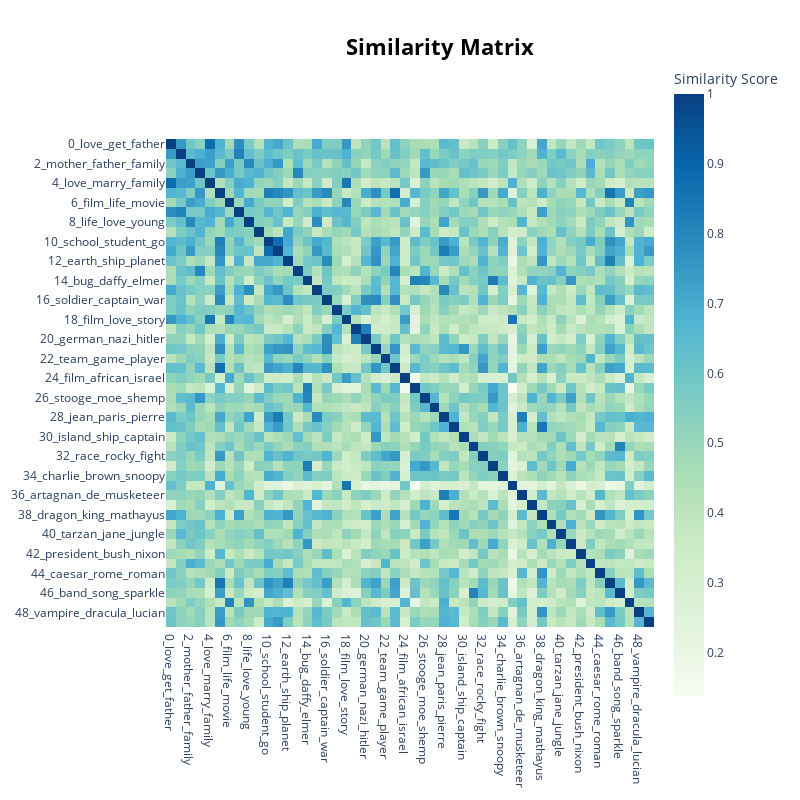

Source (notebook cell):
### Markdown cell above
Using the HDBSCAN model with a minimum cluster size of 50, we reduce the number of topicsfrom 225 to 50, which represents a more manageable number of topics. Now, can merge similar topics and drop non-informative topics.

### Code cell
topic_model.visualize_heatmap()

### Figure 1 — Plotly figure (JSON) as saved in the notebook; plotly's stock layout.template omitted (floating-point values rounded to 4 significant figures; data arrays with more than 128 entries replaced by an {"elided": "..."} marker saying what was removed)
{"data": [{"coloraxis": "coloraxis", "hovertemplate": "x: %{x}<br>y: %{y}<br>Similarity Score: %{z}<extra></extra>", "name": "0", "type": "heatmap", "x": ["0_love_get_father", "1_ho_su_master", "2_mother_father_family", "3_murder_police_prison", "4_love_marry_family", "5_police_kill_car", "6_film_life_movie", "7_kill_tokyo_find", "8_life_love_young", "9_earth_scientist_planet", "10_school_student_go", "11_tell_love_husband", "12_earth_ship_planet", "13_town_sheriff_indians", "14_bug_daffy_elmer", "15_juan_luis_pedro", "16_soldier_captain_war", "17_ivan_russian_soviet", "18_film_love_story", "19_nazi_german_war", "20_german_nazi_hitler", "21_ship_boat_pirate", "22_team_game_player", "23_town_man_horse", "24_film_african_israel", "25_tom_jerry_spike", "26_stooge_moe_shemp", "27_santa_christmas_claus", "28_jean_paris_pierre", "29_prince_king_arthur", "30_island_ship_captain", "31_band_rock_music", "32_race_rocky_fight", "33_donald_mickey_pluto", "34_charlie_brown_snoopy", "35_mithun_chakraborty_role", "36_artagnan_de_musketeer", "37_panther_pink_horse", "38_dragon_king_mathayus", "39_stan_ollie_hardy", "40_tarzan_jane_jungle", "41_betty_bimbo_boop", "42_president_bush_nixon", "43_college_sorority_school", "44_caesar_rome_roman", "45_zombie_alice_infect", "46_band_song_sparkle", "47_film_françois_art", "48_vampire_dracula_lucian", "49_harry_skip_lloyd"], "xaxis": "x", "y": ["0_love_get_father", "1_ho_su_master", "2_mother_father_family", "3_murder_police_prison", "4_love_marry_family", "5_police_kill_car", "6_film_life_movie", "7_kill_tokyo_find", "8_life_love_young", "9_earth_scientist_planet", "10_school_student_go", "11_tell_love_husband", "12_earth_ship_planet", "13_town_sheriff_indians", "14_bug_daffy_elmer", "15_juan_luis_pedro", "16_soldier_captain_war", "17_ivan_russian_soviet", "18_film_love_story", "19_nazi_german_war", "20_german_nazi_hitler", "21_ship_boat_pirate", "22_team_game_player", "23_town_man_horse", "24_film_african_israel", "25_tom_jerry_spike", "26_stooge_moe_shemp", "27_santa_christmas_claus", "28_jean_paris_pierre", "29_prince_king_arthur", "30_island_ship_captain", "31_band_rock_music", "32_race_rocky_fight", "33_donald_mickey_pluto", "34_charlie_brown_snoopy", "35_mithun_chakraborty_role", "36_artagnan_de_musketeer", "37_panther_pink_horse", "38_dragon_king_mathayus", "39_stan_ollie_hardy", "40_tarzan_jane_jungle", "41_betty_bimbo_boop", "42_president_bush_nixon", "43_college_sorority_school", "44_caesar_rome_roman", "45_zombie_alice_infect", "46_band_song_sparkle", "47_film_françois_art", "48_vampire_dracula_lucian", "49_harry_skip_lloyd"], "yaxis": "y", "z": {"elided": "50x50 float values"}}], "layout": {"coloraxis": {"colorbar": {"title": {"text": "Similarity Score"}}, "colorscale": [[0, "rgb(247,252,240)"], [0.125, "rgb(224,243,219)"], [0.25, "rgb(204,235,197)"], [0.375, "rgb(168,221,181)"], [0.5, "rgb(123,204,196)"], [0.625, "rgb(78,179,211)"], [0.75, "rgb(43,140,190)"], [0.875, "rgb(8,104,172)"], [1, "rgb(8,64,129)"]]}, "height": 800, "hoverlabel": {"bgcolor": "white", "font": {"family": "Rockwell", "size": 16}}, "legend": {"title": {"text": "Trend"}}, "margin": {"t": 60}, "showlegend": true, "title": {"font": {"color": "Black", "size": 22}, "text": "<b>Similarity Matrix</b>", "x": 0.55, "xanchor": "center", "y": 0.95, "yanchor": "top"}, "width": 800, "xaxis": {"anchor": "y", "constrain": "domain", "domain": [0, 1], "scaleanchor": "y"}, "yaxis": {"anchor": "x", "autorange": "reversed", "constrain": "domain", "domain": [0, 1]}}}
